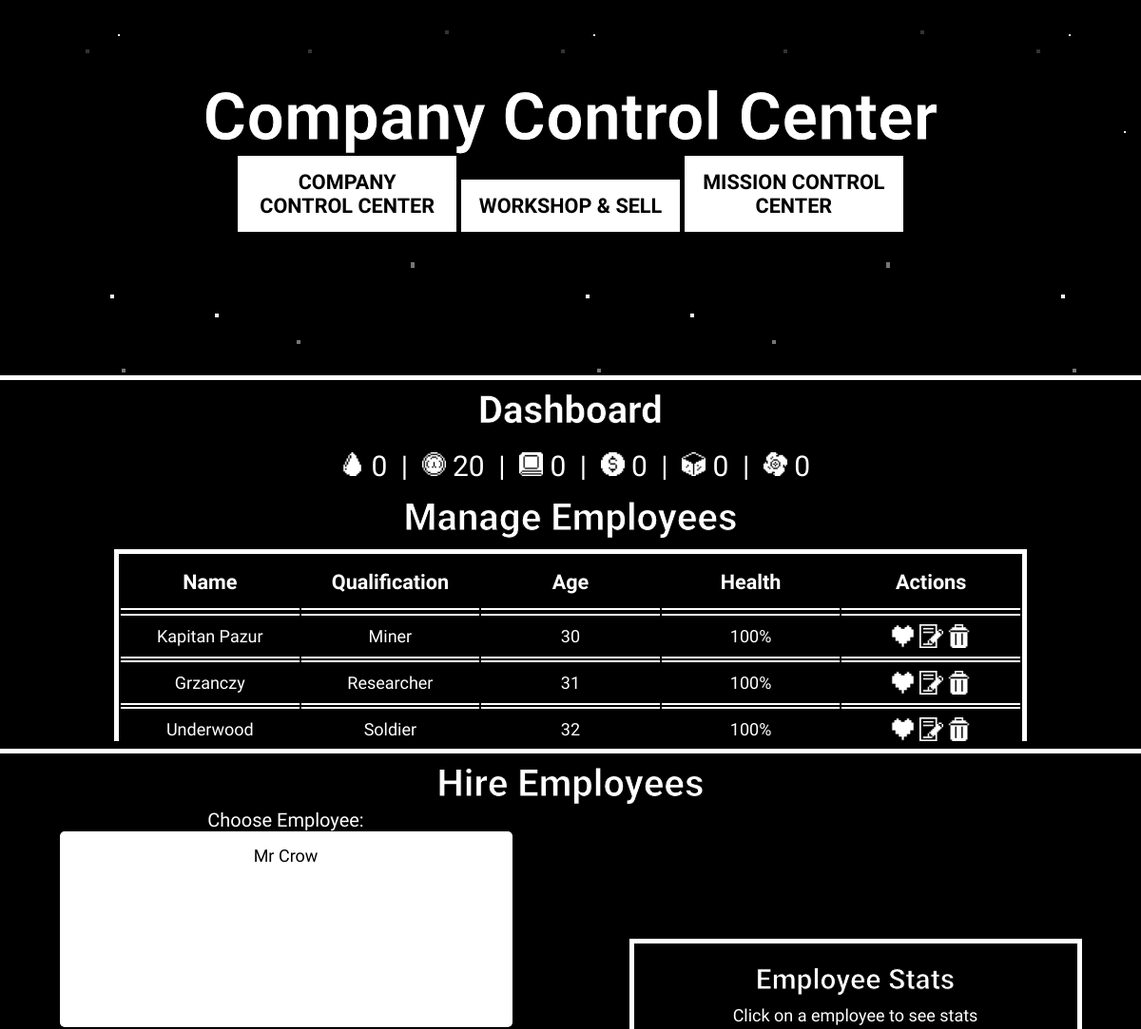
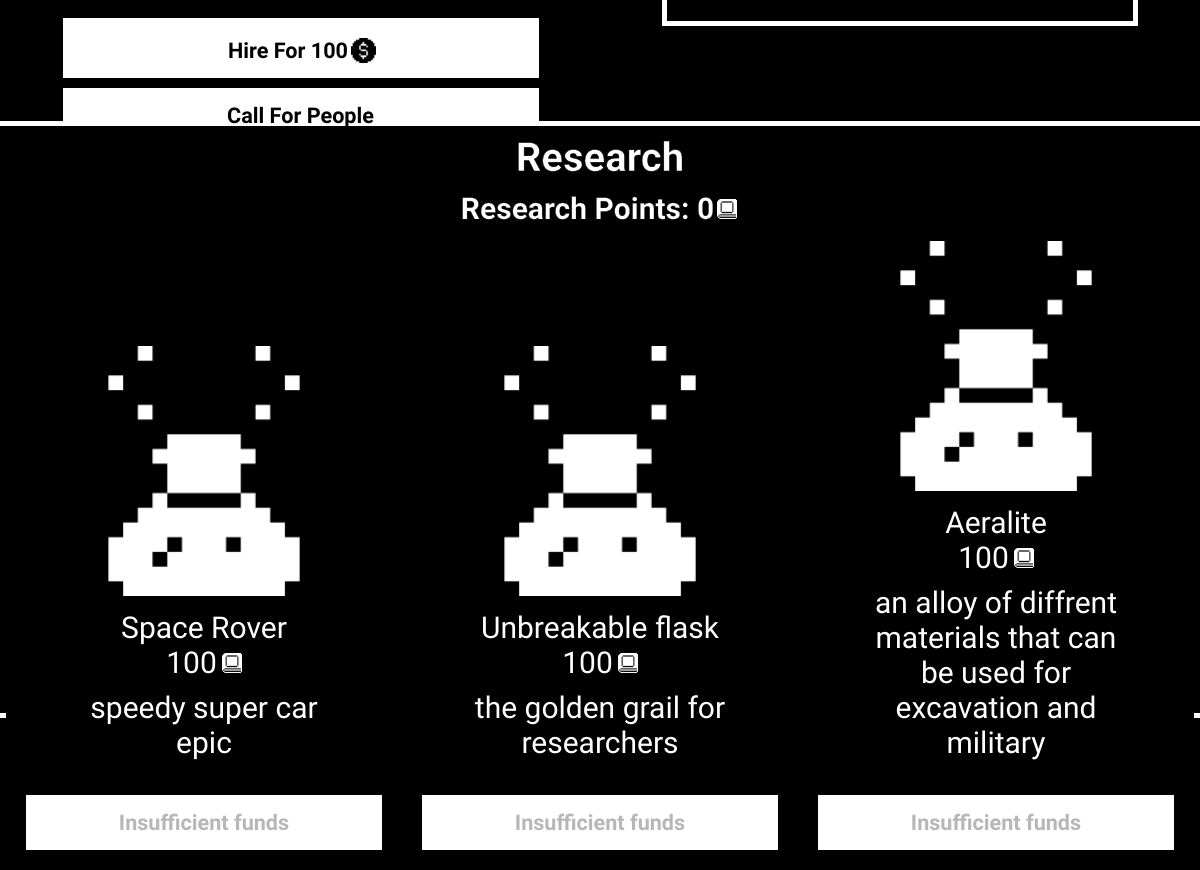
/company_control.php, run on the app's committed database (2 pictures, top to bottom).
### tables this page shows
CREATE TABLE `main_base_resources` (
  `id` int(11) NOT NULL,
  `water` int(11) DEFAULT NULL,
  `oxygen` int(11) DEFAULT NULL,
  `research` int(11) DEFAULT NULL,
  `money` int(11) DEFAULT NULL,
  `metals` int(11) DEFAULT NULL,
  `synthetics` int(11) DEFAULT NULL
);

CREATE TABLE `personnel` (
  `id` int(11) NOT NULL,
  `name` varchar(45) NOT NULL,
  `health` int(11) NOT NULL DEFAULT 100,
  `description` text NOT NULL DEFAULT 'Insert your description here',
  `age` int(11) DEFAULT NULL,
  `occupation` int(11) NOT NULL,
  `is_owned` tinyint(1) NOT NULL DEFAULT 0,
  `on_mission` tinyint(1) NOT NULL DEFAULT 0
);

CREATE TABLE `occupations` (
  `id` int(11) NOT NULL,
  `name` varchar(45) DEFAULT NULL,
  `description` text DEFAULT NULL
);

CREATE TABLE `research` (
  `id` int(11) NOT NULL,
  `name` varchar(45) NOT NULL,
  `description` text NOT NULL,
  `is_owned` tinyint(1) DEFAULT 0,
  `cost` int(11) DEFAULT 100,
  `craftID` int(11) DEFAULT NULL
);

### company_control.php (the view, shortened to what this page needs)
<!DOCTYPE html>
<html lang="en">
<head>
    <link rel="stylesheet" href="./style.css">
    <link rel="stylesheet" href="https://code.jquery.com/ui/1.12.1/themes/base/jquery-ui.css">
</head>
<body>
<header>
    <div id="header-items">
        <h1>Company Control Center</h1>
        <div id="header-buttons">
            <a href="./company_control.php"><button>COMPANY CONTROL CENTER</button></a>
            <a href="./workshop.php"><button>WORKSHOP & SELL</button></a>
            <a href="./mission_control.php"><button>MISSION CONTROL CENTER</button></a>
        </div>
    </div>
</header>
<main>
<section class="dashboard">
    <h2>Dashboard</h2>
    <?php
    include "connect.php";
    $resources_query = mysqli_query($connection, "SELECT * FROM main_base_resources WHERE id = 1");
    $resources_row = mysqli_fetch_array($resources_query);
    echo "<div class='resource'>
            <span><img src='./img/Water.png' style='width: 25px;'> " . $resources_row['water'] . "</span>
            <span class='separator'>|</span>
            <span><img src='./img/Oxygen.png' style='width: 25px;'> " . $resources_row['oxygen'] . "</span>
            <span class='separator'>|</span>
            <span><img src='./img/Research.png' style='width: 25px;'> " . $resources_row['research'] . "</span>
            <span class='separator'>|</span>
            <span><img src='./img/Money.png' style='width: 25px;'> " . $resources_row['money'] . "</span>
            <span class='separator'>|</span>
            <span><img src='./img/Mineral.png' style='width: 25px;'> " . $resources_row['metals'] . "</span>
            <span class='separator'>|</span>
            <span><img src='./img/Synthetics.png' style='width: 25px;'> " . $resources_row['synthetics'] . "</span>
        </div>";
    ?>
</section>
<section class="manage-employees">
    <h2>Manage Employees</h2>
    <div class="table-container">
        <table>
            <thead>
                <tr>
                    <th>Name</th>
                    <th>Qualification</th>
                    <th>Age</th>
                    <th>Health</th>
                    <th>Actions</th>
                </tr>
            </thead>
        </table>
        <div class="table-body-container">
            <table>
                <tbody>
                    <?php
                    include "connect.php";
                    $managequery = mysqli_query($connection, "SELECT personnel.id, personnel.name, personnel.age, personnel.health, occupations.name AS occupation FROM personnel INNER JOIN occupations ON personnel.occupation = occupations.id WHERE is_owned = 1");
                    while ($row = mysqli_fetch_array($managequery)) {
                        echo "<tr>";
                        echo "<td>" . htmlspecialchars($row['name']) . "</td>";
                        echo "<td>" . htmlspecialchars($row['occupation']) . "</td>";
                        echo "<td>" . htmlspecialchars($row['age']) . "</td>";
                        echo "<td>" . htmlspecialchars($row['health']) . "%</td>";
                        echo "<td>";
                        echo "<a href='heal_personnel.php?id=" . htmlspecialchars($row['id']) . "'><img src='./img/Health.png' width='25px' alt='Heal' title='Heal'></a> ";
                        echo "<a href='edit_personnel_form.php?id=" . htmlspecialchars($row['id']) . "'><img src='./img/Edit.png' width='25px' alt='Edit' title='Edit'></a> ";
                        echo "<a href='delete_personnel.php?id=" . htmlspecialchars($row['id']) . "'><img src='./img/Delete.png' width='25px' alt='Delete' title='Delete' onclick='return confirm(\"Are you sure you want to delete this personnel?\");'></a>";
                        echo "</td>";
                        echo "</tr>";
                    }
                    ?>
                </tbody>
            </table>
        </div>
    </div>
</section>
<section class="hire-employees">
    <h2>Hire Employees</h2>
    <table>
        <tr>
            <td>
            <form id="hire-form" method="GET" action="hired.php">
                <label for="employee-list">Choose Employee:</label>
                <select id="employee-list" name="employee-list" size="6" required>
                <?php
                include "connect.php";
                $query = mysqli_query($connection, "SELECT personnel.id, personnel.name, personnel.age, occupations.name AS occupation FROM personnel INNER JOIN occupations ON personnel.occupation = occupations.id WHERE is_owned = 0;");
                while($row = mysqli_fetch_array($query)){
                    echo "<option value='{$row['id']}' data-position='{$row['occupation']}' data-age='{$row['age']}'>";
                    echo "</option>";
                };
                ?>
                </select>
                <button type="submit">Hire For 100<img id="hirecost" src="./img/Money.png" style="width: 25px; -webkit-filter: invert(100%);"></button>
            </form>
            <a href="create_new_employee.php"><button style="margin-top: 10px; width: 80%;">Call For People</button></a>
            </td>
            <td>
                <div id="employee-stats" class="employee-stats">
                    <h3>Employee Stats</h3>
                    <p id="employee-stats-info">Click on a employee to see stats</p>
                </div>
            </td>
        </tr>
    </table>
</section>
<section class="research">
    <h2>Research</h2>
    <?php
    include "connect.php";
    $resource_query = mysqli_query($connection, "SELECT research FROM main_base_resources WHERE id = 1");
    $resource_row = mysqli_fetch_array($resource_query);
    $current_research = $resource_row['research'];
    echo "<h3>Research Points: $current_research<img src='./img/Research.png' style='width: 25px;' id='researchImg'></h3>";
    $query = mysqli_query($connection, "SELECT * FROM research");
    while ($row = mysqli_fetch_array($query)) {
        $research_id = $row['id'];
        $research_name = $row['name'];
        $research_description = $row['description'];
        $is_owned = $row['is_owned'];
        $research_cost = $row['cost'];
        echo "<div class='researchThing'>
                <img src='./img/ResearchPlaceholder.png' style='width: 250px;'>
                <div>
                <p id='nazwa'>$research_name</p>
                <p id='koszt'>$research_cost<img src='./img/Research.png' style='width: 20px;' id='researchCost'></p>
                </div>
                <p id='opis'>$research_description</p>";
        if ($is_owned == 0) {
            if ($current_research >= $research_cost) {
                echo "<form method='post' action='researchAdd.php'>
                        <input type='hidden' name='id' value='$research_id'>
                        <input type='hidden' name='cost' value='$research_cost'>
                        <button type='submit'>Wybadaj</button>
                      </form>";
            } else {
                echo "<button disabled>Insufficient funds</button>";
            }
        } else {
            echo "<p id='Wybadane'>Wybadane</p>";
        }
        echo "</div>";
    }
    ?>
</section>
</main>
</body>
</html>

### connect.php (shortened to what this page needs)
<!DOCTYPE html>
<html lang="en">
<head>
</head>
<body>
</body>
</html>

### data on the page
main_base_resources: water "0", oxygen "20", research "0", money "0", metals "0", synthetics "0"
personnel: name "Kapitan Pazur", occupation.name "Miner", age "30", health "100"
personnel: name "Grzanczy", occupation.name "Researcher", age "31", health "100"
personnel: name "Underwood", occupation.name "Soldier", age "32", health "100"
research: name "Space Rover", cost "100", description "speedy super car epic", is_owned "Insufficient funds"
research: name "Unbreakable flask", cost "100", description "the golden grail for researchers", is_owned "Insufficient funds"
research: name "Aeralite", cost "100", description "an alloy of diffrent materials that can be used for excavation and military", is_owned "Insufficient funds"
